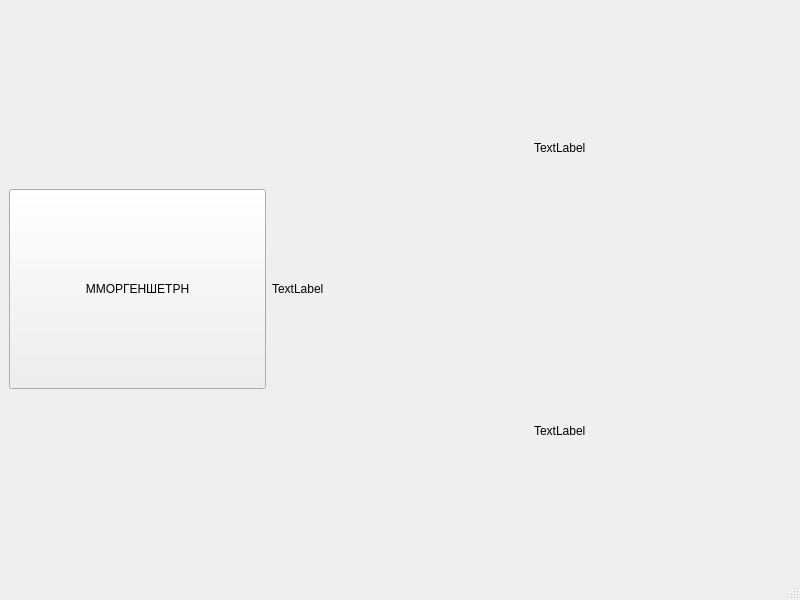
<?xml version="1.0" encoding="UTF-8"?>
<ui version="4.0">
 <class>BrainArena</class>
 <widget class="QMainWindow" name="BrainArena">
  <property name="geometry">
   <rect>
    <x>0</x>
    <y>0</y>
    <width>800</width>
    <height>600</height>
   </rect>
  </property>
  <property name="windowTitle">
   <string>BrainArena</string>
  </property>
  <widget class="QWidget" name="centralwidget">
   <layout class="QVBoxLayout" name="verticalLayout_2">
    <item>
     <layout class="QHBoxLayout" name="horizontalLayout">
      <item>
       <widget class="QPushButton" name="pushButton">
        <property name="minimumSize">
         <size>
          <width>0</width>
          <height>200</height>
         </size>
        </property>
        <property name="text">
         <string>ММОРГЕНШЕТРН</string>
        </property>
       </widget>
      </item>
      <item>
       <widget class="QLabel" name="label">
        <property name="text">
         <string>TextLabel</string>
        </property>
       </widget>
      </item>
      <item>
       <layout class="QVBoxLayout" name="verticalLayout">
        <item>
         <widget class="QLabel" name="label_2">
          <property name="text">
           <string>TextLabel</string>
          </property>
         </widget>
        </item>
        <item>
         <widget class="QLabel" name="label_3">
          <property name="text">
           <string>TextLabel</string>
          </property>
         </widget>
        </item>
       </layout>
      </item>
     </layout>
    </item>
   </layout>
  </widget>
  <widget class="QMenuBar" name="menubar">
   <property name="geometry">
    <rect>
     <x>0</x>
     <y>0</y>
     <width>800</width>
     <height>22</height>
    </rect>
   </property>
  </widget>
  <widget class="QStatusBar" name="statusbar"/>
 </widget>
 <resources/>
 <connections/>
</ui>
